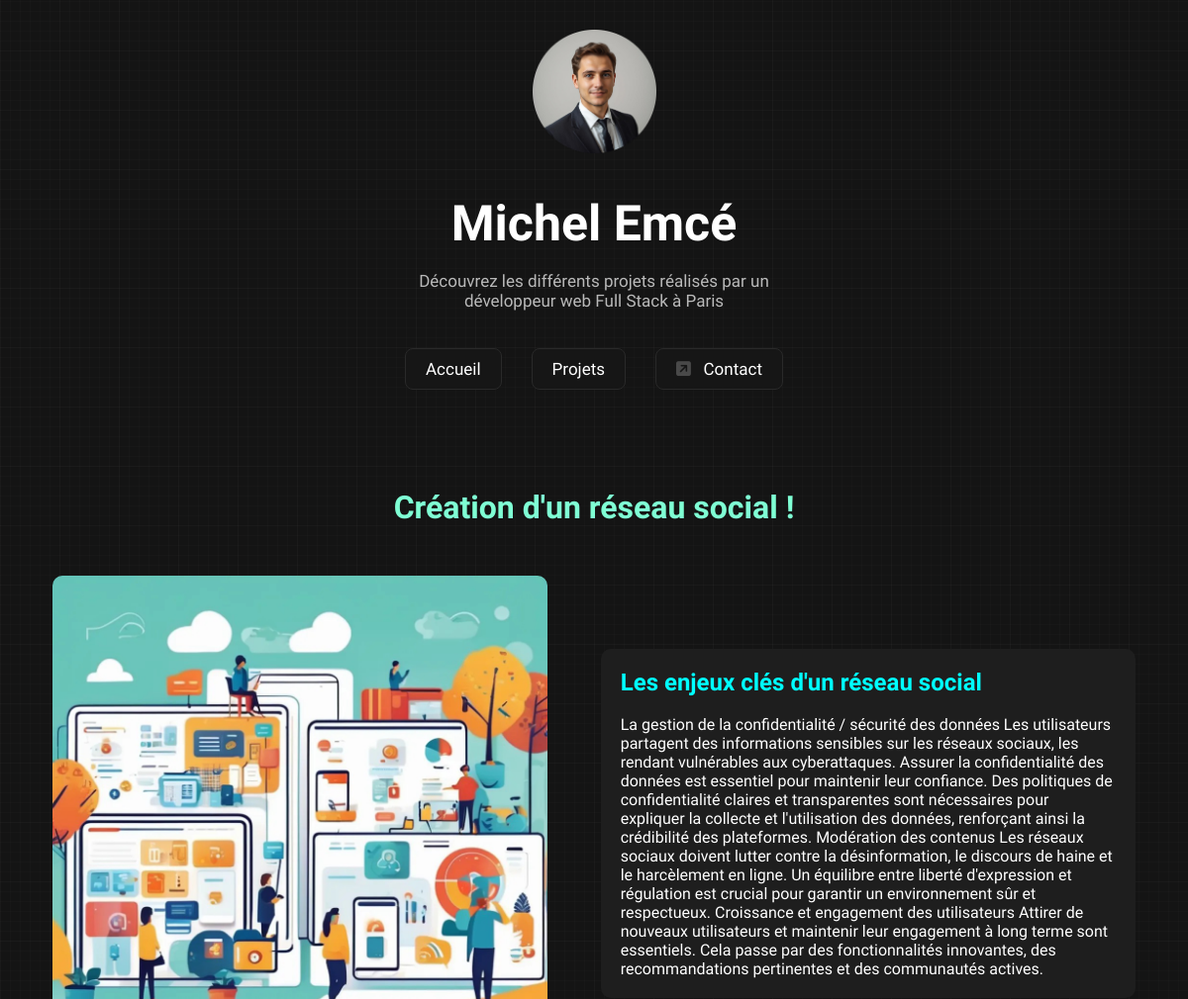
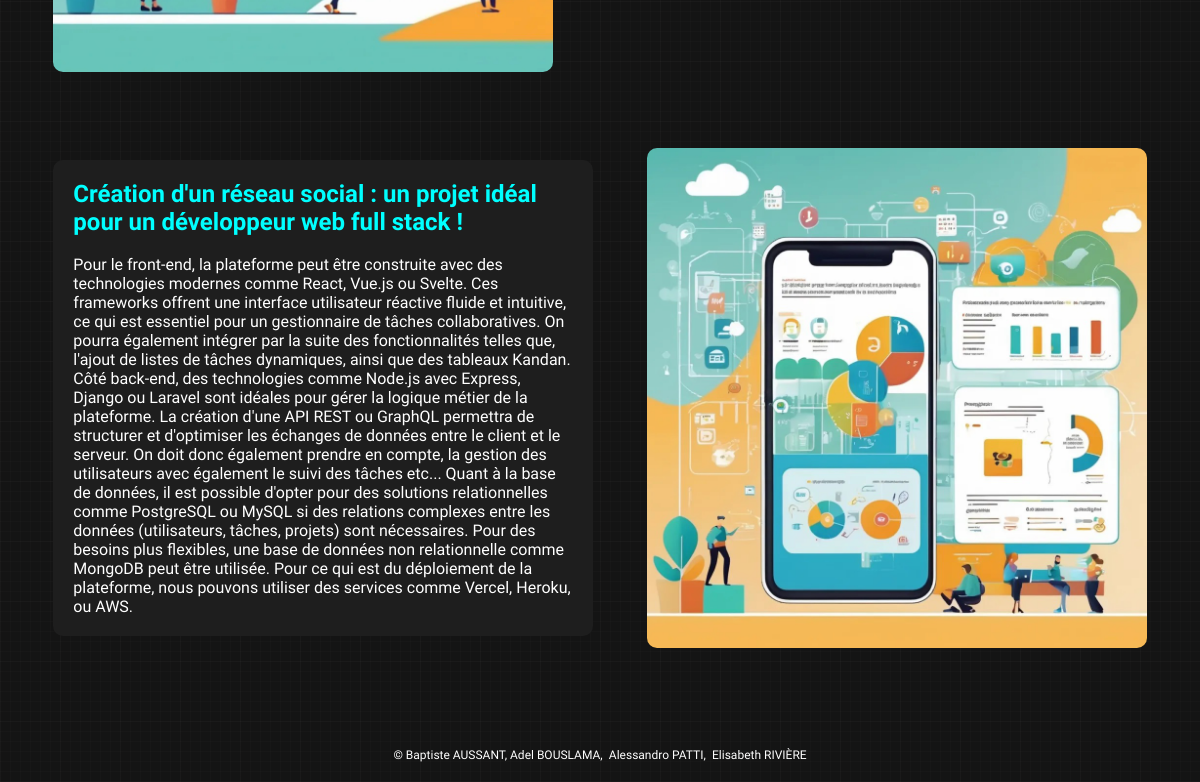
The app's page /projets.php?id=2 with its own data (2 pictures, top to bottom).
### tables this page shows
CREATE TABLE `projets` (
    `id` INT PRIMARY KEY AUTO_INCREMENT,
    `h1` TEXT,
    `img_1` TEXT,
    `h2_1` TEXT,
    `p_1` TEXT,
    `h2_2` TEXT,
    `p_2` TEXT,
    `img_2` TEXT
);

### variables.php (called while the page is built)
<?php
$projetsStatement = $mysqlClient->prepare('SELECT * FROM projets');
$projetsStatement->execute();
$projets = $projetsStatement->fetchAll();
?>

### fonction.php (called while the page is built, shortened)
<?php
if (isset($_GET['id'])) {
    $id = $_GET['id'];
}
?>

### projets.php (the view, shortened to what this page needs)
<?php
require_once(__DIR__ . '/databaseconnect.php');
require_once(__DIR__ . '/variables.php');
require_once(__DIR__ . '/fonction.php');
?>
<!DOCTYPE html>
<html lang="fr">
<head>
    <link rel="stylesheet" href="css/style.css">
    <link rel="stylesheet" href="css/descript-projets.css">
</head>
<body>
    <header>
        <div>
            <img src="image/photo.png" alt="tête">
            <br> <br> <br>
            <p class="name">Michel Emcé</p>
            <br>
            <p class="descript">Découvrez les différents projets réalisés par un <br> développeur web Full Stack à Paris
            </p>
        </div>
        <br><br>
        <nav>
            <a href="index.php">Accueil</a>
            <a href="index.php#projets">Projets</a>
            <a href="contact.html"><i class="fa-solid fa-square-arrow-up-right"></i>&nbsp;&nbsp;&nbsp;Contact</a>
        </nav>
    </header>
    <div class="all-content">
            <h1><?php echo $projets[$id]['h1']; ?></h1>
        <div class="content">
            <img src="<?php echo $projets[$id]['img_1']; ?>">
            <div class="text-content">
                <h2><?php echo $projets[$id]['h2_1']; ?></h2>
                <br>
                <p><?php echo $projets[$id]['p_1']; ?></p>
            </div>
        </div>
        <br><br><br><br>
        <div class="content">
            <div class="text-content">
                <h2><?php echo $projets[$id]['h2_2']; ?></h2>
                <br>
                <p><?php echo $projets[$id]['p_2']; ?></p>
            </div>
            <img src="<?php echo $projets[$id]['img_2']; ?>">
        </div>
    </div>
    <footer>
        <p class="copyright">&copy; <a href="https://www.linkedin.com/in/baptiste-aussant-7033b2259/"
                target="_blank">Baptiste AUSSANT</a>, Adel BOUSLAMA,&ensp;<a
                href="https://www.linkedin.com/in/alessandro-patti-76699632b/" target="_blank">Alessandro
                PATTI</a>,&ensp;<a href="https://www.linkedin.com/in/elisabethriviere/" target="_blank">Elisabeth
                RIVIÈRE</a></p>
    </footer>
</body>

### css/style.css (style rules this page uses)
html { font-family: "Funnel Display", sans-serif; background-image: repeating-linear-gradient(90deg, rgba(57, 56, 56, 0.09) 0px, rgba(57, 56, 56, 0.09) 1px, transparent 1px, transparent 60px), repeating-linear-gradient(0deg, rgba(57, 56, 56, 0.09) 0px, rgba(57, 56, 56, 0.09) 1px, transparent 1px, transparent 60px), repeating-linear-gradient(0deg, rgba(57, 56, 56, 0.09) 0px, rgba(57, 56, 56, 0.09) 1px, transparent 1px, transparent 10px), repeating-linear-gradient(90deg, rgba(57, 56, 56, 0.09) 0px, rgba(57, 56, 56, 0.09) 1px, transparent 1px, transparent 10px), linear-gradient(90deg, rgb(20, 20, 20), rgb(20, 20, 20)); color: white; }
header { position: relative; text-align: center; margin-top: 30px; }
header div img { width: 125px; }
header div .name { font-size: 50px; font-weight: bold; }
header div .descript { opacity: 0.7; font-size: 17px; }
header nav { display: flex; justify-content: center; }
header nav a { padding: 10px 20px; margin: 0 15px; color: white; border-radius: 8px; background-color: #161616; border-style: solid; border-width: 1.5px; border-color: #292929; cursor: pointer; font-size: 17px; font-weight: 500; }
.fa-square-arrow-up-right { color: #494949; }
.copyright { position: relative; left: 50%; transform: translate(-50%, 0); max-width: fit-content; font-size: 12px; margin-bottom: 20px; }
.copyright a { color: white; }

### css/descript-projets.css (style rules this page uses)
.all-content { display: flex; flex-direction: column; margin: 100px 0; }
.all-content h1 { text-align: center; margin-bottom: 50px; color: aquamarine; }
.content { display: flex; flex-direction: row; align-items: center; justify-content: space-evenly; }
.content img { width: 500px; border-radius: 10px; }
.text-content { background-color: #1e1e1e; border-radius: 10px; padding: 20px; width: 500px; }
.text-content h2 { color: aqua; }

### records on screen
projets: h1 "Création d'un réseau social !", img_1 (picture), h2_1 "Les enjeux clés d'un réseau social", p_1 "La gestion de la confidentialité / sécurité des données Les utilisateurs partagent des informations sensibles sur les réseaux sociaux, les rendant vulnérables aux cyberattaques. Assurer la confidentialité des données est essentiel pour maintenir leur confiance. Des politiques de confidentialité claires et transparentes sont nécessaires pour expliquer la collecte et l'utilisation des données, renforçant ainsi la crédibilité des plateformes. Modération des contenus Les réseaux sociaux doivent lutter contre la désinformation, le discours de haine et le harcèlement en ligne. Un équilibre entre liberté d'expression et régulation est crucial pour garantir un environnement sûr et respectueux.…", h2_2 "Création d'un réseau social : un projet idéal pour un développeur web full stack !", p_2 "Pour le front-end, la plateforme peut être construite avec des technologies modernes comme React, Vue.js ou Svelte. Ces frameworks offrent une interface utilisateur réactive fluide et intuitive, ce qui est essentiel pour un gestionnaire de tâches collaboratives. On pourra également intégrer par la suite des fonctionnalités telles que, l'ajout de listes de tâches dynamiques, ainsi que des tableaux Kandan. Côté back-end, des technologies comme Node.js avec Express, Django ou Laravel sont idéales pour gérer la logique métier de la plateforme. La création d'une API REST ou GraphQL permettra de structurer et d'optimiser les échanges de données entre le client et le serveur. On doit donc…", img_2 (picture)
